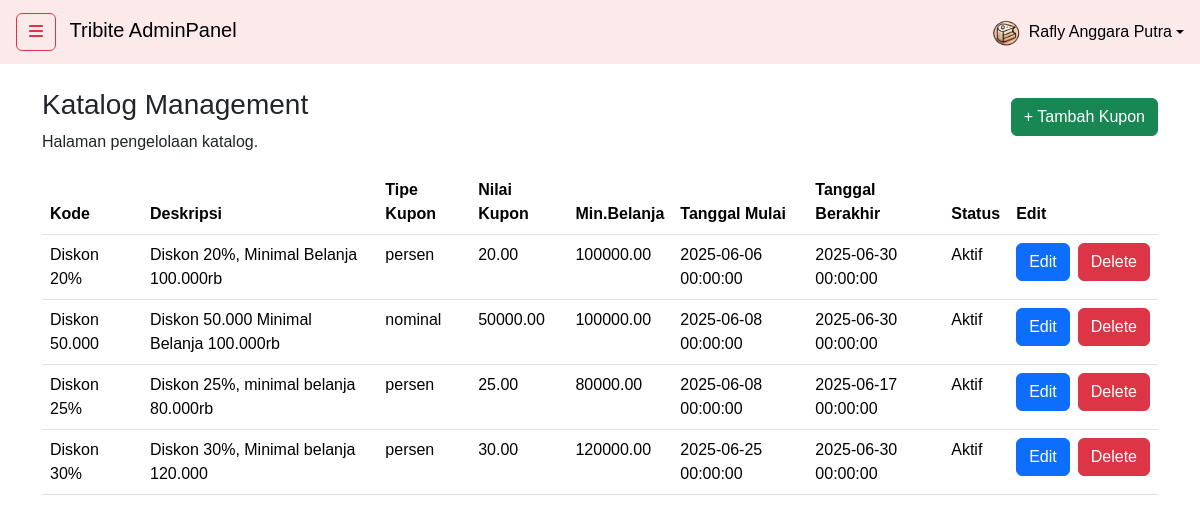
The app's page /app/views/dashboard/coupon/couponmanage.php (signed in) with its own data.
### tables this page shows
CREATE TABLE `kupon`  (
  `id` int(11) NOT NULL AUTO_INCREMENT,
  `kode` varchar(50) NOT NULL,
  `deskripsi` text NULL,
  `tipe_diskon` enum('persen','nominal') NOT NULL,
  `nilai_diskon` decimal(10, 2) NOT NULL,
  `minimal_belanja` decimal(10, 2) NULL DEFAULT 0,
  `tanggal_mulai` datetime(0) NOT NULL,
  `tanggal_berakhir` datetime(0) NOT NULL,
  `status` enum('aktif','nonaktif','deleted') NULL DEFAULT 'aktif',
  `created_at` datetime(0) NULL DEFAULT current_timestamp(0),
  `updated_at` datetime(0) NULL DEFAULT current_timestamp(0) ON UPDATE CURRENT_TIMESTAMP(0),
  PRIMARY KEY (`id`) USING BTREE,
  UNIQUE INDEX `kode`(`kode`) USING BTREE
);

### app/views/dashboard/coupon/couponmanage.php (the view, shortened to what this page needs)
<?php
include_once $_SERVER['DOCUMENT_ROOT'] . '/tribite/config.php';
include PARTIALS_PATH . 'header.php';
$kupon = [];
if ($stmt = $conn->prepare("CALL GetKupon()")) {
    $stmt->execute();
    $result = $stmt->get_result();
    if ($result && $result->num_rows > 0) {
        while ($row = $result->fetch_assoc()) {
            $kupon[] = $row;
        }
    } else {
        $_SESSION['notif'] = ["Warn", "Kupon tidak ditemukan!"];
    }
}
?>
<div class="container-fluid">
    <div class="row">
        <?php include PARTIALS_PATH . 'sidebar.php'; ?>
        <div class="col">
            <div class="container mt-4">
                <div class="d-flex flex-column flex-md-row justify-content-md-between justify-content-center align-items-center">
                  <div class="text-center text-md-start">
                    <h3>Katalog Management</h3>
                    <p>Halaman pengelolaan katalog.</p>
                  </div>
                  <button type="button" class="btn btn-success w-100 w-md-auto mb-4" data-bs-toggle="modal" data-bs-target="#AddKupon" id="Add-Kupon">+ Tambah Kupon</button>
                </div>
                <table id="kuponTable" class="table nowrap w-100">
                        <thead>
                            <tr>
                                <th data-priority="1">Kode</th>
                                <th>Deskripsi</th>
                                <th>Tipe Kupon</th>
                                <th>Nilai Kupon</th>
                                <th>Min.Belanja</th>
                                <th>Tanggal Mulai</th>
                                <th>Tanggal Berakhir</th>
                                <th>Status</th>
                                <th>Edit</th>
                            </tr>
                        </thead>
                        <tbody>
                            <?php foreach ($kupon as $row): ?>
                                <tr>
                                    <td><?= htmlspecialchars($row['kode']) ?></td>
                                    <td><?= htmlspecialchars($row['deskripsi'] ? $row['deskripsi'] : "None") ?></td>
                                    <td><?= $row['tipe_diskon'] ?></td>
                                    <td><?= $row['nilai_diskon'] ?></td>
                                    <td><?= $row['minimal_belanja'] ?></td>
                                    <td><?= $row['tanggal_mulai'] ?></td>
                                    <td><?= $row['tanggal_berakhir'] ?></td>
                                    <td><?= $row['status'] == "aktif" ? "Aktif" : "NonAktif"; ?></td>
                                    <td>
                                        <div class="d-inline d-md-flex justify-content-md-center gap-2">
                                             <button type="button" class="btn btn-primary" data-id="<?= $row['id'] ?>"
                                              data-kode="<?= htmlspecialchars($row['kode']) ?>"
                                              data-deskripsi="<?= htmlspecialchars($row['deskripsi']) ?>"
                                              data-tipe_diskon="<?= $row['tipe_diskon'] ?>"
                                              data-nilai_diskon="<?= $row['nilai_diskon'] ?>"
                                              data-minimal_belanja="<?= $row['minimal_belanja'] ?>"
                                              data-tanggal_mulai="<?= date('Y-m-d', strtotime($row['tanggal_mulai'])) ?>"
                                              data-tanggal_berakhir="<?= date('Y-m-d', strtotime($row['tanggal_berakhir'])) ?>"
                                              data-status="<?= $row['status'] ?>"
                                              data-bs-toggle="modal"
                                              data-bs-target="#EditKupon" id="edit-kupon">
                                              Edit
                                            </button>
                                            <form action="/couponmanage/coupon_delete" method="POST" style="display:inline;" onsubmit="return confirm('Yakin ingin hapus akun ini?')">
                                              <button type="submit" class="btn btn-danger">Delete</button>
                                            </form>
                                        </div>
                                    </td>
                                </tr>
                            <?php endforeach; ?>
                        </tbody>
                    </table>
            </div>
        </div>
    </div>
</div>
<?php
include PARTIALS_PATH . 'footer.php';
?>

### app/views/components/header.php (shortened to what this page needs)
<!DOCTYPE html>
<html lang="en">
<head>
    <link rel="stylesheet" href="/tribite/assets/css/bootstrap.min.css">
    <link rel="stylesheet" href="/tribite/assets/css/global.css">
    <link rel="stylesheet" href="/tribite/assets/css/font-awesome.min.css">
    <link rel="stylesheet" href="/tribite/assets/css/datatables.min.css">
    <link rel="stylesheet" href="https://cdnjs.cloudflare.com/ajax/libs/font-awesome/6.7.2/css/all.min.css">
</head>
<body>

### app/views/components/sidebar.php (shortened to what this page needs)
<nav class="navbar navbar-light bg-pink px-3">
    <span class="navbar-brand">
        <button class="btn btn-outline-danger" data-bs-toggle="offcanvas" data-bs-target="#offcanvasSidebar" aria-controls="offcanvasSidebar">
            <i class="fa fa-bars"></i>
        </button>
        <a href="/home" class="text-decoration-none text-black">
            <span class="ms-2">Tribite AdminPanel</span>
        </a>
    </span>
    <span class="ms-2">
        <div class="dropdown">
            <a href="#" class="d-flex align-items-center text-decoration-none dropdown-toggle text-black" id="dropdownUser1" data-bs-toggle="dropdown" aria-expanded="false">
                <img src="/tribite/assets/img/aaaa.png" alt="profile" width="30" height="30" class="rounded-circle">
                <span class="ms-2"><?= $_SESSION['user']['nama'] ?? "TRIBITE"; ?></span>
            </a>
        </div>
    </span>
</nav>

### app/views/components/footer.php (shortened to what this page needs)
</body>
</html>

### assets/css/global.css (style rules this page uses)
body { font-family: 'Poppins', sans-serif; background-color: #FCE9E9; }
.bg-pink { background-color: #FCE9E9; }
.navbar { background-color: #fce9e9; }
@media (min-width: 768px) { body { margin: 10px 150px 0 150px; } }
@media (min-width: 768px) { .w-md-auto { width: auto !important; } }

### app/views/components/sidebar.php (style rules this page uses)
body { background-color: white; margin: 0px; }

### records on screen
kupon: kode "Diskon 20%", deskripsi "Diskon 20%, Minimal Belanja 100.000rb", tipe_diskon "persen", nilai_diskon "20.00", minimal_belanja "100000.00", tanggal_mulai "2025-06-06 00:00:00", tanggal_berakhir "2025-06-30 00:00:00", status "Aktif"
kupon: kode "Diskon 50.000", deskripsi "Diskon 50.000 Minimal Belanja 100.000rb", tipe_diskon "nominal", nilai_diskon "50000.00", minimal_belanja "100000.00", tanggal_mulai "2025-06-08 00:00:00", tanggal_berakhir "2025-06-30 00:00:00", status "Aktif"
kupon: kode "Diskon 25%", deskripsi "Diskon 25%, minimal belanja 80.000rb", tipe_diskon "persen", nilai_diskon "25.00", minimal_belanja "80000.00", tanggal_mulai "2025-06-08 00:00:00", tanggal_berakhir "2025-06-17 00:00:00", status "Aktif"
kupon: kode "Diskon 30%", deskripsi "Diskon 30%, Minimal belanja 120.000", tipe_diskon "persen", nilai_diskon "30.00", minimal_belanja "120000.00", tanggal_mulai "2025-06-25 00:00:00", tanggal_berakhir "2025-06-30 00:00:00", status "Aktif"

### other values on screen
$_SESSION['user']['nama'] "Rafly Anggara Putra"
